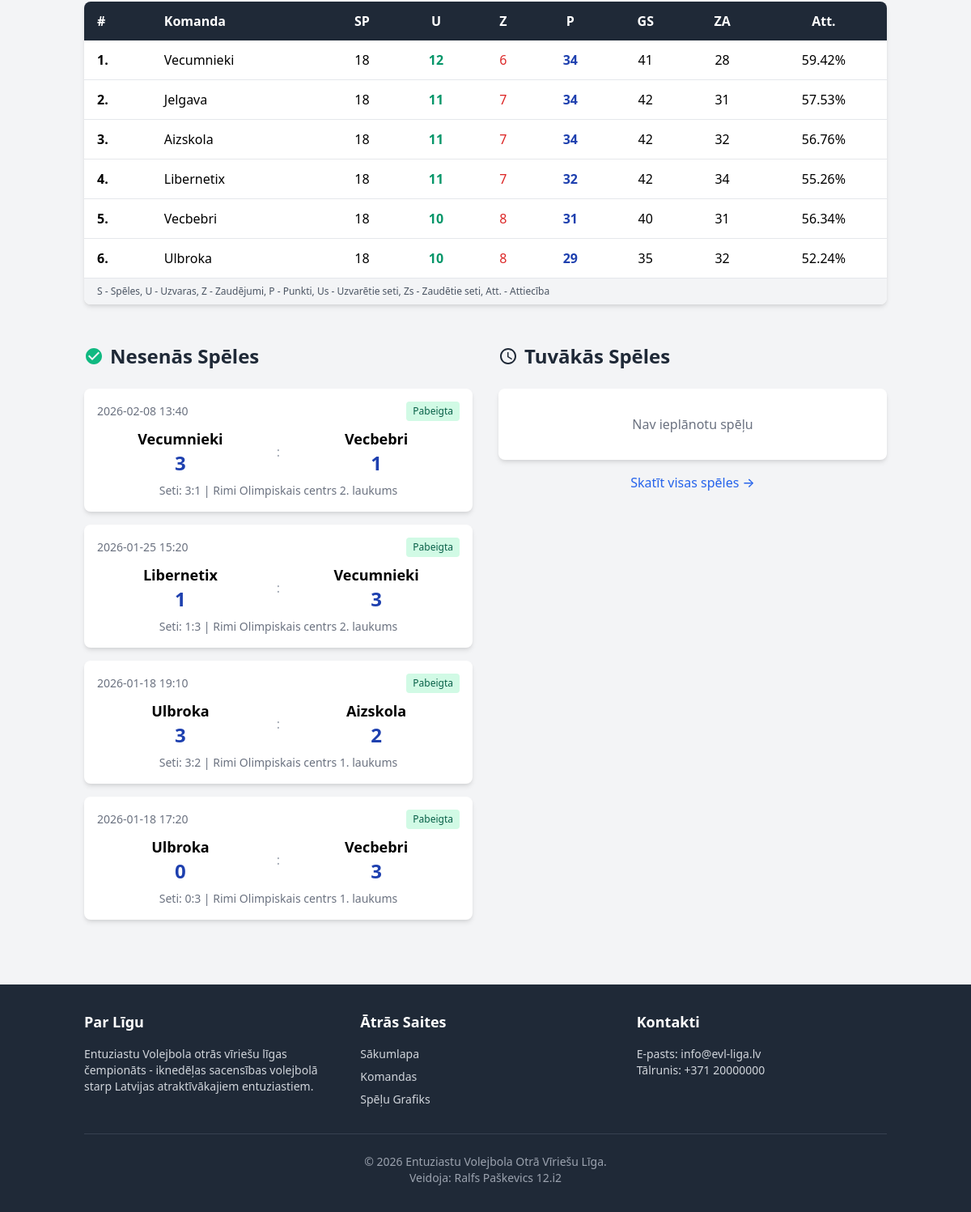
Before: / (lower part) with the older database file.
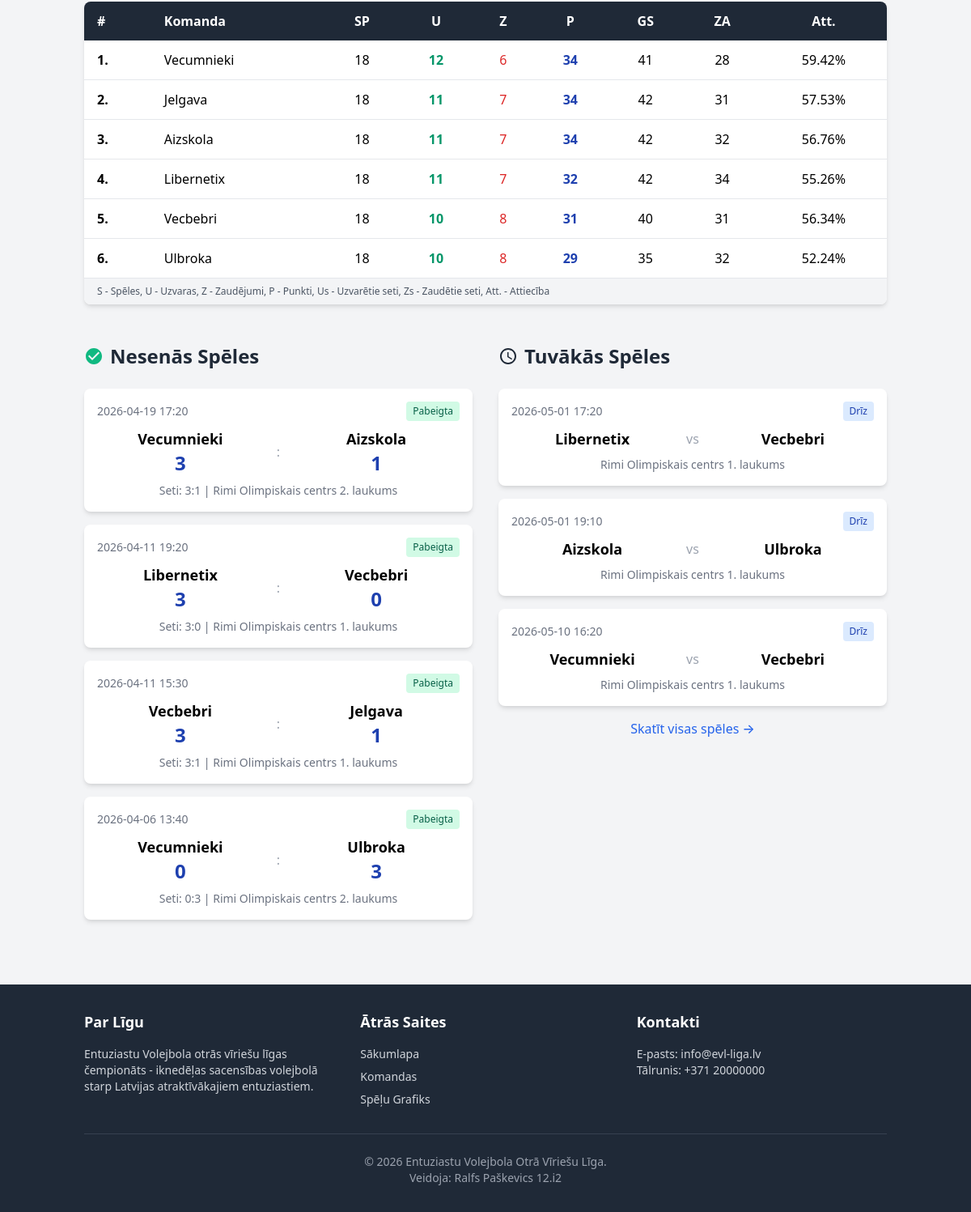
After: the same page with the newer database file.
### tables this page shows
CREATE TABLE teams (
	id INTEGER PRIMARY KEY AUTOINCREMENT,
	name TEXT NOT NULL,
	logo TEXT DEFAULT ('/static/volleyball.svg'),
	played INTEGER DEFAULT (0),
	won INTEGER DEFAULT (0),
	lost INTEGER DEFAULT (0),
	points INTEGER DEFAULT (0),
	sets_won INTEGER DEFAULT (0),
	sets_lost INTEGER DEFAULT (0)
);

CREATE TABLE games (
	id INTEGER PRIMARY KEY AUTOINCREMENT,
	home_team_id INTEGER NOT NULL,
	away_team_id INTEGER NOT NULL,
	date TEXT NOT NULL,
	time TEXT NOT NULL,
	location TEXT NOT NULL,
	home_score INTEGER,
	away_score INTEGER,
	home_sets INTEGER DEFAULT (0),
	away_sets INTEGER DEFAULT (0),
	status TEXT DEFAULT ('scheduled'),
	CONSTRAINT FK_games_teams FOREIGN KEY (away_team_id) REFERENCES teams(id),
	CONSTRAINT FK_games_teams_2 FOREIGN KEY (home_team_id) REFERENCES teams(id)
);

### app.py (the view)
@app.route('/')
def index():
    conn = get_db_connection()
    teams = conn.execute('SELECT * FROM teams').fetchall()
    standings = []
    for team in teams:
        t = dict(team)
        total_sets = t['sets_won'] + t['sets_lost']
        t['win_percentage'] = (t['sets_won'] / total_sets * 100) if total_sets > 0 else 0
        standings.append(t)
    standings = sorted(standings, key=lambda x: (x['points'], x['win_percentage']), reverse=True)
    recent_games = conn.execute('''
        SELECT g.*,
               ht.name as home_team, at.name as away_team
        FROM games g
        JOIN teams ht ON g.home_team_id = ht.id
        JOIN teams at ON g.away_team_id = at.id
        WHERE g.status = 'completed'
        ORDER BY g.date DESC, g.time DESC
        LIMIT 4
    ''').fetchall()
    upcoming_games = conn.execute('''
        SELECT g.*,
               ht.name as home_team, at.name as away_team
        FROM games g
        JOIN teams ht ON g.home_team_id = ht.id
        JOIN teams at ON g.away_team_id = at.id
        WHERE g.status = 'scheduled'
        ORDER BY g.date ASC, g.time ASC
        LIMIT 3
    ''').fetchall()
    conn.close()
    return render_template('index.html',
                         standings=standings,
                         recent_games=recent_games,
                         upcoming_games=upcoming_games)

### app.py (called while the page is built)
def get_db_connection():
    conn = sqlite3.connect(DATABASE)
    conn.row_factory = sqlite3.Row
    return conn

### templates/index.html (shortened to what the changed rows need)
{% extends "base.html" %}
{% block content %}
<div class="container mx-auto px-4 py-8">
    <section class="mb-12">
        <div class="bg-white rounded-lg shadow-md overflow-hidden">
            <div class="overflow-x-auto"> <table class="w-full">
                    <thead class="bg-gray-800 text-white"> <tr>
                            <th class="px-4 py-3 text-left">#</th>
                            <th class="px-4 py-3 text-left">Komanda</th>
                            <th class="px-4 py-3 text-center">SP</th>
                            <th class="px-4 py-3 text-center">U</th>
                            <th class="px-4 py-3 text-center">Z</th>
                            <th class="px-4 py-3 text-center">P</th>
                            <th class="px-4 py-3 text-center hidden sm:table-cell">GS</th>
                            <th class="px-4 py-3 text-center hidden sm:table-cell">ZA</th>
                            <th class="px-4 py-3 text-center hidden md:table-cell">Att.</th>
                        </tr>
                    </thead>
                    <tbody>
                        {% for team in standings %}
                        <tr class="border-b hover:bg-gray-50 transition">
                            <td class="px-4 py-3 font-bold {% if loop.index <= 3 %}text-orange-500{% endif %}">
                                {{ loop.index }}.
                            </td>
                            <td class="px-4 py-3 font-medium">{{ team.name }}</td> <td class="px-4 py-3 text-center">{{ team.played }}</td> <td class="px-4 py-3 text-center text-green-600 font-semibold">{{ team.won }}</td> <td class="px-4 py-3 text-center text-red-600">{{ team.lost }}</td> <td class="px-4 py-3 text-center font-bold text-blue-800">{{ team.points }}</td> <td class="px-4 py-3 text-center hidden sm:table-cell">{{ team.sets_won }}</td> <td class="px-4 py-3 text-center hidden sm:table-cell">{{ team.sets_lost }}</td> <td class="px-4 py-3 text-center hidden md:table-cell">
                                {% if team.win_percentage > 0 or (team.sets_won + team.sets_lost > 0) %}
                                {{ "%.2f"|format(team.win_percentage) }}%
                                {% else %}
                                0.00%
                                {% endif %}
                            </td>
                        </tr>
                        {% endfor %}
                    </tbody>
                </table>
            </div>
        </div>
    </section>
    <div class="grid grid-cols-1 lg:grid-cols-2 gap-8">
        <section>
            <h2 class="text-2xl font-bold text-gray-800 mb-6 flex items-center">
                <svg class="w-6 h-6 mr-2 text-green-500" fill="currentColor" viewBox="0 0 24 24">
                    <path d="M12 2C6.48 2 2 6.48 2 12s4.48 10 10 10 10-4.48 10-10S17.52 2 12 2zm-2 15l-5-5 1.41-1.41L10 14.17l7.59-7.59L19 8l-9 9z" />
                </svg>
                Nesenās Spēles
            </h2>
            <div class="space-y-4">
                {% for game in recent_games %}
                <div class="bg-white rounded-lg shadow-md p-4 hover:shadow-lg transition">
                    <div class="flex justify-between items-center mb-2">
                        <span class="text-sm text-gray-500">{{ game.date }} {{ game.time }}</span>
                        <span class="text-xs bg-green-100 text-green-800 px-2 py-1 rounded">Pabeigta</span>
                    </div>
                    <div class="flex justify-between items-center">
                        <div class="text-center flex-1">
                            <div class="font-semibold text-lg">{{ game.home_team }}</div> <div class="text-2xl font-bold text-blue-800">{{ game.home_score }}</div> </div>
                        <div class="text-gray-400 px-4">:</div>
                        <div class="text-center flex-1">
                            <div class="font-semibold text-lg">{{ game.away_team }}</div> <div class="text-2xl font-bold text-blue-800">{{ game.away_score }}</div> </div>
                    </div>
                    <div class="text-center text-sm text-gray-500 mt-2">
                        Seti: <span class="font-medium">{{ game.home_sets }}:{{ game.away_sets }}</span>
                        | {{ game.location }} </div>
                </div>
                {% else %}
                <div class="bg-white rounded-lg shadow-md p-8 text-center text-gray-500">
                    Nav spēļu dati
                </div>
                {% endfor %}
            </div>
        </section>
        <section>
            <h2 class="text-2xl font-bold text-gray-800 mb-6 flex items-center">
                <svg class="w-6 h-6 mr-2 text-orange-500" fill="currentColor" viewBox="0 0 24 24">
                    <path d="M11.99 2C6.47 2 2 6.48 2 12s4.47 10 9.99 10C17.52 22 22 17.52 22 12S17.52 2 11.99 2zM12 20c-4.42 0-8-3.58-8-8s3.58-8 8-8 8 3.58 8 8-3.58 8-8 8zm.5-13H11v6l5.25 3.15.75-1.23-4.5-2.67z" />
                </svg>
                Tuvākās Spēles
            </h2>
            <div class="space-y-4">
                {% for game in upcoming_games %}
                <div class="bg-white rounded-lg shadow-md p-4 hover:shadow-lg transition">
                    <div class="flex justify-between items-center mb-2">
                        <span class="text-sm text-gray-500">{{ game.date }} {{ game.time }}</span>
                        <span class="text-xs bg-blue-100 text-blue-800 px-2 py-1 rounded">Drīz</span>
                    </div>
                    <div class="flex justify-between items-center">
                        <div class="text-center flex-1">
                            <div class="font-semibold text-lg">{{ game.home_team }}</div>
                        </div>
                        <div class="text-gray-400 px-4">vs</div>
                        <div class="text-center flex-1">
                            <div class="font-semibold text-lg">{{ game.away_team }}</div>
                        </div>
                    </div>
                    <div class="text-center text-sm text-gray-500 mt-2">
                        {{ game.location }}
                    </div>
                </div>
                {% else %}
                <div class="bg-white rounded-lg shadow-md p-8 text-center text-gray-500">
                    Nav ieplānotu spēļu
                </div>
                {% endfor %}
            </div>
        </section>
    </div>
</div>
{% endblock %}

Changed rows visible on the page:
no longer on this page (row unchanged): games: date "2026-02-08", time "13:40", home_team "Vecumnieki", home_score "3", away_team "Vecbebri", away_score "1", home_sets "3", away_sets "1", location "Rimi Olimpiskais centrs 2. laukums", shown under "Nesenās Spēles"
no longer on this page (row unchanged): games: date "2026-01-25", time "15:20", home_team "Libernetix", home_score "1", away_team "Vecumnieki", away_score "3", home_sets "1", away_sets "3", location "Rimi Olimpiskais centrs 2. laukums", shown under "Nesenās Spēles"
no longer on this page (row unchanged): games: date "2026-01-18", time "19:10", home_team "Ulbroka", home_score "3", away_team "Aizskola", away_score "2", home_sets "3", away_sets "2", location "Rimi Olimpiskais centrs 1. laukums", shown under "Nesenās Spēles"
no longer on this page (row unchanged): games: date "2026-01-18", time "17:20", home_team "Ulbroka", home_score "0", away_team "Vecbebri", away_score "3", home_sets "0", away_sets "3", location "Rimi Olimpiskais centrs 1. laukums", shown under "Nesenās Spēles"
added games: date "2026-04-19", time "17:20", home_team "Vecumnieki", home_score "3", away_team "Aizskola", away_score "1", home_sets "3", away_sets "1", location "Rimi Olimpiskais centrs 2. laukums", shown under "Nesenās Spēles"
added games: date "2026-04-11", time "19:20", home_team "Libernetix", home_score "3", away_team "Vecbebri", away_score "0", home_sets "3", away_sets "0", location "Rimi Olimpiskais centrs 1. laukums", shown under "Nesenās Spēles"
added games: date "2026-04-11", time "15:30", home_team "Vecbebri", home_score "3", away_team "Jelgava", away_score "1", home_sets "3", away_sets "1", location "Rimi Olimpiskais centrs 1. laukums", shown under "Nesenās Spēles"
added games: date "2026-04-06", time "13:40", home_team "Vecumnieki", home_score "0", away_team "Ulbroka", away_score "3", home_sets "0", away_sets "3", location "Rimi Olimpiskais centrs 2. laukums", shown under "Nesenās Spēles"
added games: date "2026-05-01", time "17:20", home_team "Libernetix", away_team "Vecbebri", location "Rimi Olimpiskais centrs 1. laukums", shown under "Tuvākās Spēles"
added games: date "2026-05-01", time "19:10", home_team "Aizskola", away_team "Ulbroka", location "Rimi Olimpiskais centrs 1. laukums", shown under "Tuvākās Spēles"
added games: date "2026-05-10", time "16:20", home_team "Vecumnieki", away_team "Vecbebri", location "Rimi Olimpiskais centrs 1. laukums", shown under "Tuvākās Spēles"
Other visible differences:
text no longer shown: "Nav ieplānotu spēļu"
